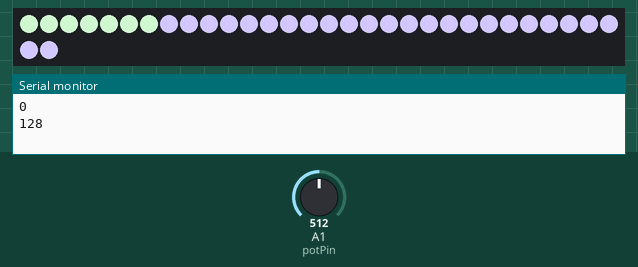
A sketch run on a simulated Arduino Uno, built with avr-gcc and run on an emulated ATmega328P. On the bench: 32 RGB LEDs in strip order, left to right, continuing on the next row, the last lines printed to the serial monitor. The inputs (shaded band) are chosen by the test bench; at power-on: A1 (potPin) = 512. Dim RGB values are drawn brighter than linear; random numbers use the default seed unless the sketch sets one.

Above: at 4.98 s.
5.0 s: A1 (potPin) set to 692
At 8.6 s:
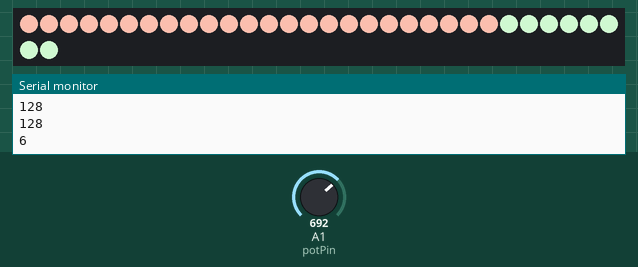
10.8 s: A1 (potPin) set to 122
At 10.95 s:
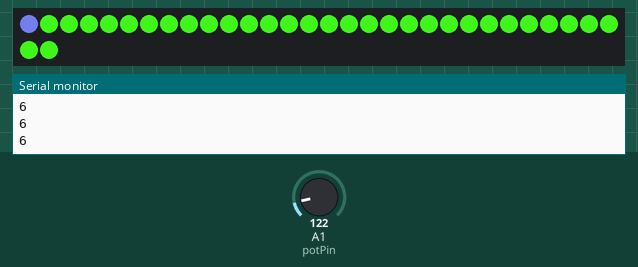
15.9 s: A1 (potPin) set to 351
At 17.53 s:
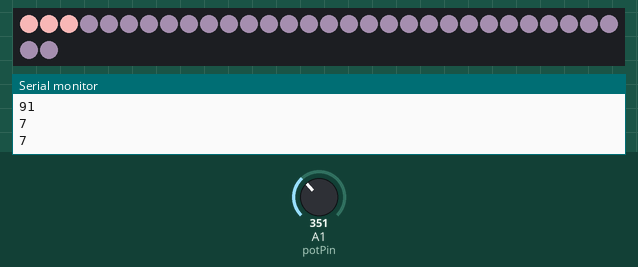
21.0 s: A1 (potPin) set to 511
At 21.2 s:
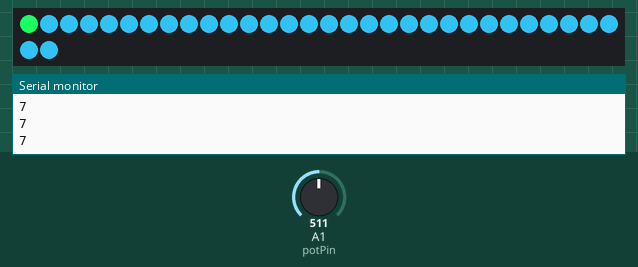
26.1 s: A1 (potPin) set to 0
At 30.07 s:
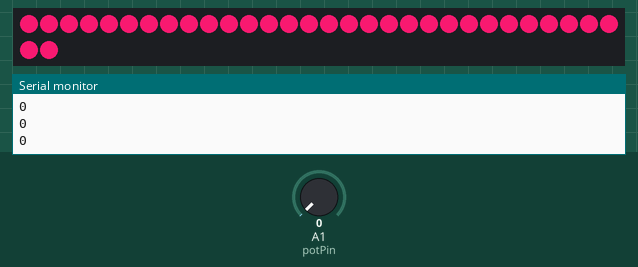
32.0 s: A1 (potPin) set to 716
At 32.31 s:
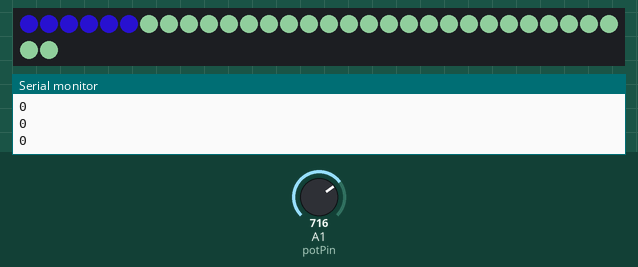

The sketch:

ledstripMedDelay.ino
```cpp
#include <Adafruit_NeoPixel.h>
#ifdef _AVR_
#include <avr/power.h>
#endif

#define PIN_NEO_PIXEL 13
#define NUMPIXELS 32
#define DELAY_INTERVAL 500

Adafruit_NeoPixel NeoPixel(NUMPIXELS, PIN_NEO_PIXEL, NEO_GRB + NEO_KHZ800);


const int colorPin = 13;
int potPin = A1;
int potVal = 0;

int hastighet = 0;

int greenColor = 0;
int blueColor = 0;
int redColor = 0;

void randomColorShow(){
  redColor = random(0, 255);
  greenColor = random(0, 255);
  blueColor = random(0, 255);
  for(int i=0; i < NUMPIXELS; i++){
   NeoPixel.setPixelColor(i, NeoPixel.Color(redColor,greenColor,blueColor));
   NeoPixel.show();
   delay(hastighet);
    if (i==NUMPIXELS){
      i=0;
      randomColorShow();
   }
  }
}


void potensiometer(){
  potVal = analogRead(potPin);   // read the potentiometer value at the input pin

  if (potVal < 341)  // Lowest third of the potentiometer's range (0-340)
  {
    potVal = (potVal * 3) / 4; // Normalize to 0-255
    hastighet = potVal;
  }
  else if (potVal < 682) // Middle third of potentiometer's range (341-681)
  {
    potVal = ( (potVal-341) * 3) / 4; // Normalize to 0-255
    hastighet = potVal;
  }
  else  // Upper third of potentiometer"s range (682-1023)
  {
    potVal = ( (potVal-683) * 3) / 4; // Normalize to 0-255
    hastighet = potVal;
  }
}

void setup()
{
    Serial.begin(9600);
    pinMode(colorPin, INPUT);
    NeoPixel.begin();
    randomSeed(analogRead(A0));
}

void loop()
{
    Serial.println(potVal);
    potensiometer();
    randomColorShow();
}
```
